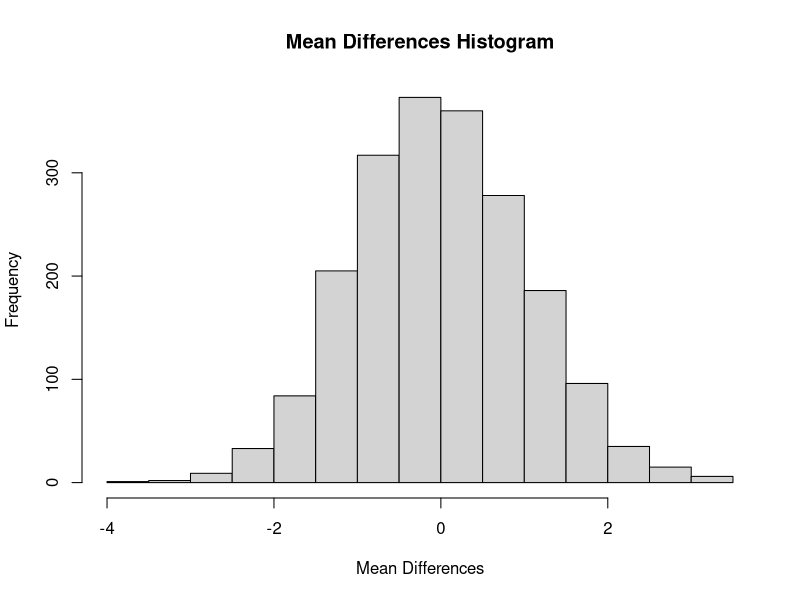
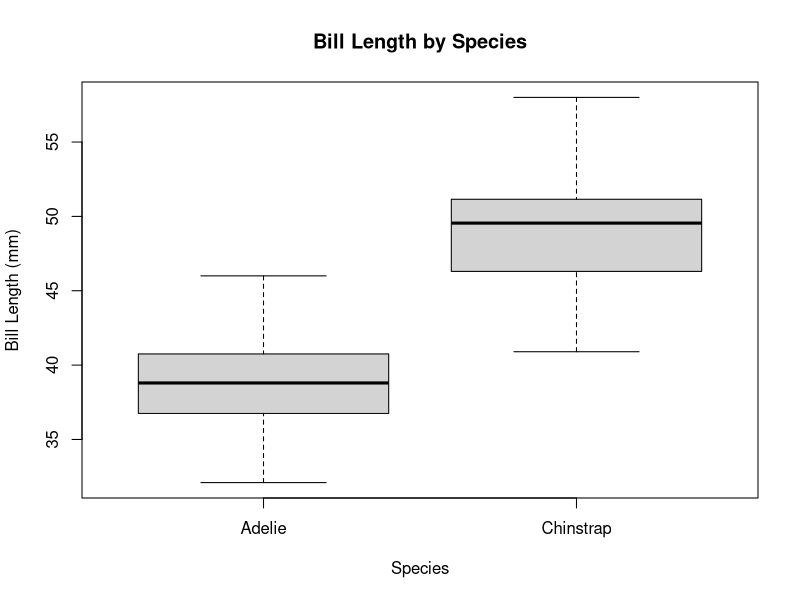

R code for these plots, in order:
require(palmerpenguins)

#----Question_1----

sse_mean <- function(x)
{
  sd(x, na.rm = TRUE)/sqrt(length(na.omit(x)))
}
#should = 0.1067846
sse_mean(penguins$bill_depth_mm)

#----Question_2----

#remove Gentoo species from data for now
dat_pen <- droplevels(subset(penguins, species != "Gentoo"))
#table of the count of each species in dat_pen
table(dat_pen$species)
#use aggregate() to find flipper length mean by species
agg_means <- aggregate(flipper_length_mm ~ species, 
                      data = dat_pen, FUN = mean, 
                      na.rm = TRUE)
#use diff() to find difference of the values in agg_means
diff_observed <- diff(agg_means[, 2])
agg_means
diff_observed

#function to resample flipper length & find diff of means
two_group_resample <- function(x, n_1, n_2)
{
  dat_1 <- sample(x, n_1, replace = TRUE)
  dat_2 <- sample(x, n_2, replace = TRUE)
  diff_simulated <- mean(dat_1, na.rm = TRUE) - mean(dat_2, na.rm = TRUE)
  print(diff_simulated)
  }

two_group_resample(dat_pen$flipper_length_mm, 68, 152)

#----Question_3----

n = 2000
mean_differences = c()
for (i in 1:n)
{
  mean_differences = c(
    mean_differences,
    two_group_resample(dat_pen$flipper_length_mm, 68, 152)
  )
}
png("Q3.png", height = 800, width = 800, res = 180)
hist(mean_differences,
     main = "Mean Differences Histogram",
     xlab = "Mean Differences")
dev.off()

#----Question_4----

#how many times is the resampled mean difference > observed mean difference?
sum(abs(mean_differences) >= diff_observed)

#----Question_5----
#####answer in Moodle#####

#----Question_6----
png("Q6.png", height = 800, width = 600, res = 180)
boxplot(bill_length_mm ~ species, data = dat_pen,
        main = "Bill Length by Species",
        xlab = "Species",
        ylab = "Bill Length (mm)")
dev.off()










